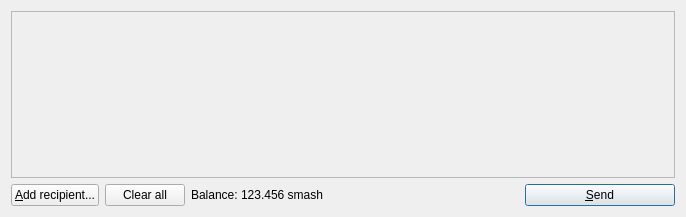
<?xml version="1.0" encoding="UTF-8"?>
<ui version="4.0">
 <class>SendCoinsDialog</class>
 <widget class="QDialog" name="SendCoinsDialog">
  <property name="geometry">
   <rect>
    <x>0</x>
    <y>0</y>
    <width>686</width>
    <height>217</height>
   </rect>
  </property>
  <property name="windowTitle">
   <string>Send Coins</string>
  </property>
  <layout class="QVBoxLayout" name="verticalLayout">
   <item>
    <widget class="QScrollArea" name="scrollArea">
     <property name="widgetResizable">
      <bool>true</bool>
     </property>
     <widget class="QWidget" name="scrollAreaWidgetContents">
      <property name="geometry">
       <rect>
        <x>0</x>
        <y>0</y>
        <width>666</width>
        <height>162</height>
       </rect>
      </property>
      <layout class="QVBoxLayout" name="verticalLayout_2">
       <property name="leftMargin">
        <number>0</number>
       </property>
       <property name="topMargin">
        <number>0</number>
       </property>
       <property name="rightMargin">
        <number>0</number>
       </property>
       <property name="bottomMargin">
        <number>0</number>
       </property>
       <item>
        <layout class="QVBoxLayout" name="entries">
         <property name="spacing">
          <number>6</number>
         </property>
        </layout>
       </item>
       <item>
        <spacer name="verticalSpacer">
         <property name="orientation">
          <enum>Qt::Vertical</enum>
         </property>
         <property name="sizeHint" stdset="0">
          <size>
           <width>20</width>
           <height>40</height>
          </size>
         </property>
        </spacer>
       </item>
      </layout>
     </widget>
    </widget>
   </item>
   <item>
    <layout class="QHBoxLayout" name="horizontalLayout">
     <item>
      <widget class="QPushButton" name="addButton">
       <property name="toolTip">
        <string>Send to multiple recipients at once</string>
       </property>
       <property name="text">
        <string>&amp;Add recipient...</string>
       </property>
       <property name="icon">
        <iconset resource="../bitcoin.qrc">
         <normaloff>:/icons/add</normaloff>:/icons/add</iconset>
       </property>
      </widget>
     </item>
     <item>
      <widget class="QPushButton" name="clearButton">
       <property name="sizePolicy">
        <sizepolicy hsizetype="Minimum" vsizetype="Fixed">
         <horstretch>0</horstretch>
         <verstretch>0</verstretch>
        </sizepolicy>
       </property>
       <property name="toolTip">
        <string>Remove all transaction fields</string>
       </property>
       <property name="text">
        <string>Clear all</string>
       </property>
       <property name="icon">
        <iconset resource="../bitcoin.qrc">
         <normaloff>:/icons/remove</normaloff>:/icons/remove</iconset>
       </property>
       <property name="autoRepeatDelay">
        <number>300</number>
       </property>
      </widget>
     </item>
     <item>
      <layout class="QHBoxLayout" name="horizontalLayout_2">
       <property name="spacing">
        <number>3</number>
       </property>
       <item>
        <widget class="QLabel" name="label">
         <property name="text">
          <string>Balance:</string>
         </property>
        </widget>
       </item>
       <item>
        <widget class="QLabel" name="labelBalance">
         <property name="text">
          <string>123.456 smash</string>
         </property>
         <property name="textInteractionFlags">
          <set>Qt::LinksAccessibleByMouse|Qt::TextSelectableByKeyboard|Qt::TextSelectableByMouse</set>
         </property>
        </widget>
       </item>
      </layout>
     </item>
     <item>
      <spacer name="horizontalSpacer">
       <property name="orientation">
        <enum>Qt::Horizontal</enum>
       </property>
       <property name="sizeHint" stdset="0">
        <size>
         <width>40</width>
         <height>20</height>
        </size>
       </property>
      </spacer>
     </item>
     <item>
      <widget class="QPushButton" name="sendButton">
       <property name="minimumSize">
        <size>
         <width>150</width>
         <height>0</height>
        </size>
       </property>
       <property name="toolTip">
        <string>Confirm the send action</string>
       </property>
       <property name="text">
        <string>&amp;Send</string>
       </property>
       <property name="icon">
        <iconset resource="../bitcoin.qrc">
         <normaloff>:/icons/send</normaloff>:/icons/send</iconset>
       </property>
       <property name="default">
        <bool>true</bool>
       </property>
      </widget>
     </item>
    </layout>
   </item>
  </layout>
 </widget>
 <resources>
  <include location="../bitcoin.qrc"/>
 </resources>
 <connections/>
</ui>
